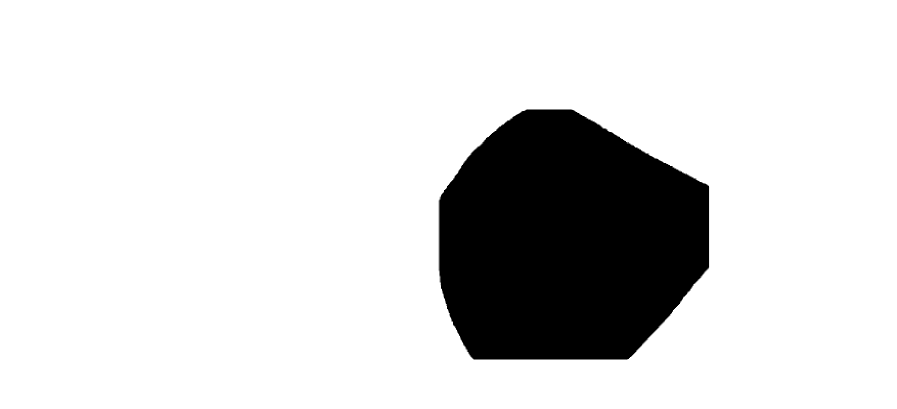
#> input picture data/test2.png, 1793 x 817 px (shown at 1/2 size)
$ python reconstruction_test.py
#> lines starting #> are read from the running program, lines starting #| are printed output that depends on the picture; after the words box and inside, x2 and y2 are one past the last pixel; in counts of white or black regions, pixels touching at a corner belong together
#> further down, img is the input picture: shape (817, 1793, 3); min 0, max 255, mean 217.3
### src/contourDetection.py
import cv2

# [13 lines left out: function contour_detection, not called in this run]

### src/cropping.py
from src.contourDetection import contour_detection
import cv2
from src.geometry import Point

def crop(img, offset = 5, points = None):
    if points is None: points = contour_detection(img)
#> in contour_detection, `_, thresh = cv2.threshold(img, 127, 255, cv2.THRESH_BINARY_INV)`:
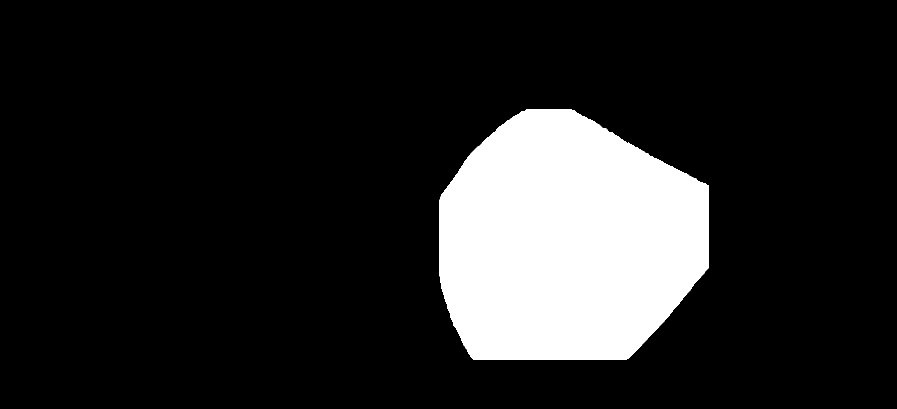
#> thresh: shape (817, 1793) (shown at 1/2 size); 14.8% white; 1 white region
#> in contour_detection, `contours, _ = cv2.findContours( thresh, cv2.RETR_EXTERNAL, cv2.CHAIN_A..`: contours = 1 contour; box (x1, y1, x2, y2) and area: (879, 218, 1418, 720) 215886
#> in contour_detection, `contour = max(contours, key=cv2.contourArea)`: contour = contour of 1817 points, box (x1, y1, x2, y2) (879, 218, 1418, 720), area 215886
#> in contour_detection, `approx = cv2.approxPolyDP(contour, epsilon, True)`: approx = contour of 59 points, box (x1, y1, x2, y2) (879, 218, 1418, 720), area 215916
#> in contour_detection, `points = approx.reshape(-1, 2)`: points = 59 pairs, first value 879 to 1417, second value 218 to 719

    x0, y0 = points[0]
#> x0 = 1043; y0 = 222

    p1 = Point(x0, y0)  # left
    p2 = Point(x0, y0)  # top
    p3 = Point(x0, y0)  # right
    p4 = Point(x0, y0)  # bottom
    for point in points:
        x, y = point
        if x < p1.x: p1 = Point(x, y)
        if y < p2.y: p2 = Point(x, y)
        if x > p3.x: p3 = Point(x, y)
        if y > p4.y: p4 = Point(x, y)
#> this loop made 59 passes
#> (x, y) on passes 1 to 12: (1043, 222), (1038, 228), (1027, 232), (1024, 237), (998, 253), (941, 307), (922, 332), (916, 346), (882, 389), (879, 399), (879, 552), (882, 577)

    p_low = Point(p1.x, p4.y)
    p_high = Point(p3.x, p2.y)

    cropped = img[p_high.y:p_low.y, p_low.x:p_high.x]
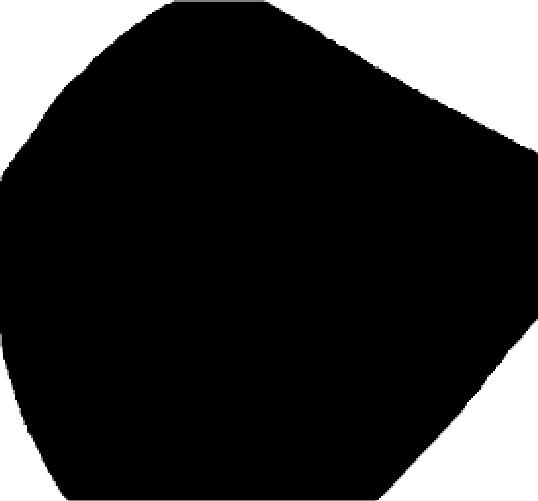
#> cropped: shape (501, 538, 3); min 0, max 255, mean 50.5

    cropped = cv2.copyMakeBorder(
        cropped,
        top=offset,
        bottom=offset,
        left=offset,
        right=offset,
        borderType=cv2.BORDER_CONSTANT,
        value=(255, 255, 255)
    )
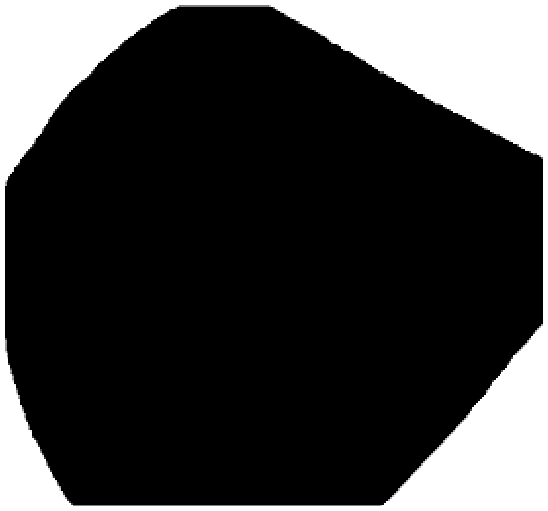
#> cropped: shape (511, 548, 3); min 0, max 255, mean 58.2

    return cropped

# [6 lines that do not run on import are left out]

### src/reconstruction_test.py
import numpy as np, cv2
from contourDetection import contour_detection
from cropping import crop

img = cv2.imread('../data/test2.png')
cropped = crop(img)

voxel_resolution = 128

#resizing

h,w = cropped.shape[:2]
#> h = 511; w = 548

max_side = max(h,w)
#> max_side = 548
scale_coef = max_side / voxel_resolution
#> scale_coef = 4.28

new_w = int(w//scale_coef)
#> new_w = 128
new_h = int(h//scale_coef)
#> new_h = 119
resized = cv2.resize(cropped, (new_w, new_h))

fill_w = (voxel_resolution - new_w)//2
#> fill_w = 0
fill_h = (voxel_resolution - new_h)//2
#> fill_h = 4

resized = cv2.copyMakeBorder(resized, top = fill_h, bottom = fill_h, left = fill_w, right = fill_w, borderType = cv2.BORDER_CONSTANT, value = (255, 255, 255))
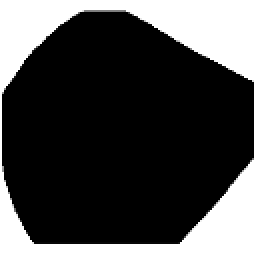
#> resized: shape (127, 128, 3) (shown 2 times larger); min 0, max 255, mean 70.2
resized = cv2.resize(resized, (voxel_resolution, voxel_resolution))
#> resized: shape (128, 128, 3)

$ run again, with data/test1.png copied over data/test2.png
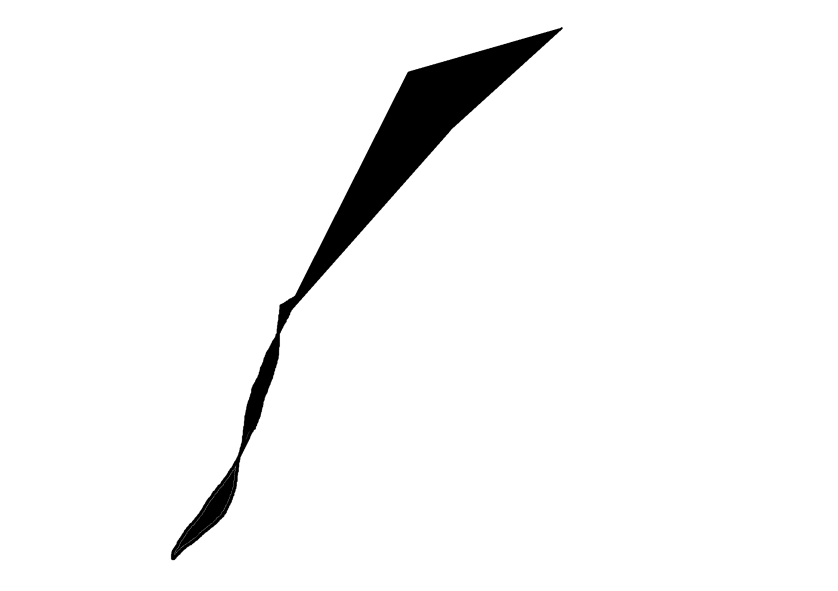
#> input picture data/test1.png, 1675 x 1182 px (shown at 1/2 size)
#> img is the input picture: shape (1182, 1675, 3); min 0, max 255, mean 245.6
#> img: shape (1182, 1675)
#> in contour_detection, `_, thresh = cv2.threshold(img, 127, 255, cv2.THRESH_BINARY_INV)`:
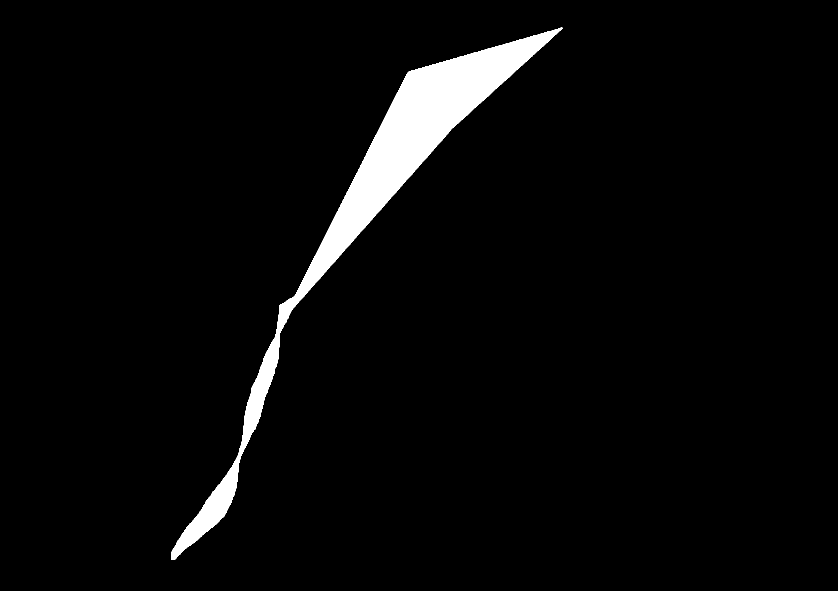
#> thresh: shape (1182, 1675) (shown at 1/2 size); 3.7% white; 1 white region
#> contours = 1 contour; box (x1, y1, x2, y2) and area: (342, 54, 1125, 1120) 71918
#> contour = contour of 2416 points, box (x1, y1, x2, y2) (342, 54, 1125, 1120), area 71918
#> approx = contour of 34 points, box (x1, y1, x2, y2) (343, 54, 1125, 1120), area 71926
#> in contour_detection, `points = approx.reshape(-1, 2)`: points = 34 pairs, first value 343 to 1124, second value 54 to 1119
#> x0 = 1123; y0 = 54
#> the loop in crop, `for point in points:` made 34 passes
#> (x, y) on passes 1 to 8: (1123, 54), (822, 141), (814, 146), (591, 589), (559, 610), (551, 672), (532, 704), (515, 754)
#> `resized = cv2.copyMakeBorder(resized, top = fill_h, bottom = fill_h, l..`:
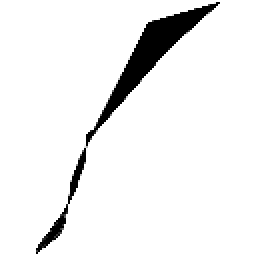
#> resized: shape (128, 128, 3) (shown 2 times larger); min 0, max 255, mean 239.1

$ run again, with data/test.png copied over data/test2.png
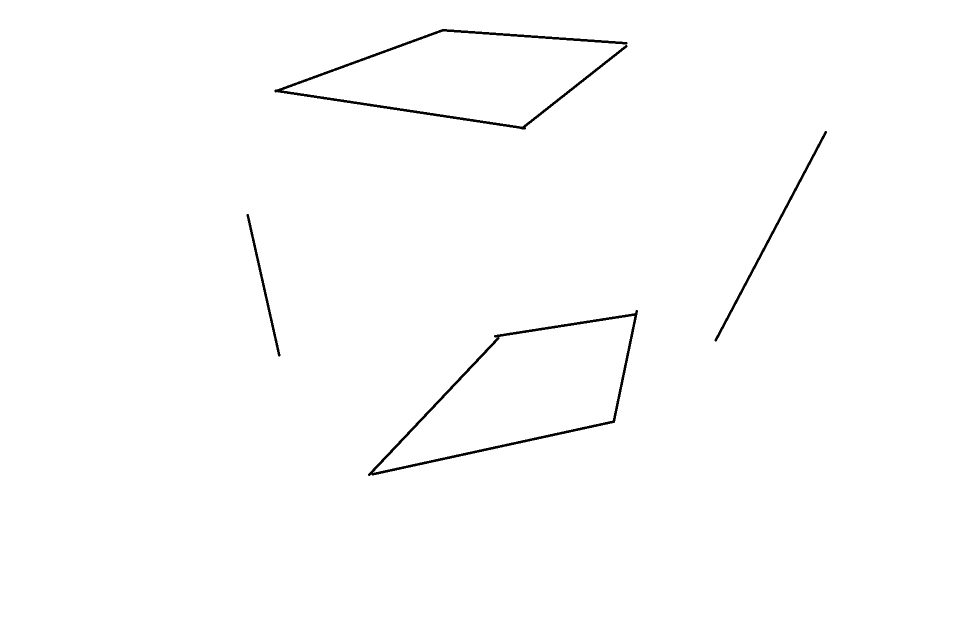
#> input picture data/test.png, 1921 x 1271 px (shown at 1/2 size)
#> img is the input picture: shape (1271, 1921, 3); min 0, max 255, mean 253.1
#> img: shape (1271, 1921)
#> in contour_detection, `_, thresh = cv2.threshold(img, 127, 255, cv2.THRESH_BINARY_INV)`:
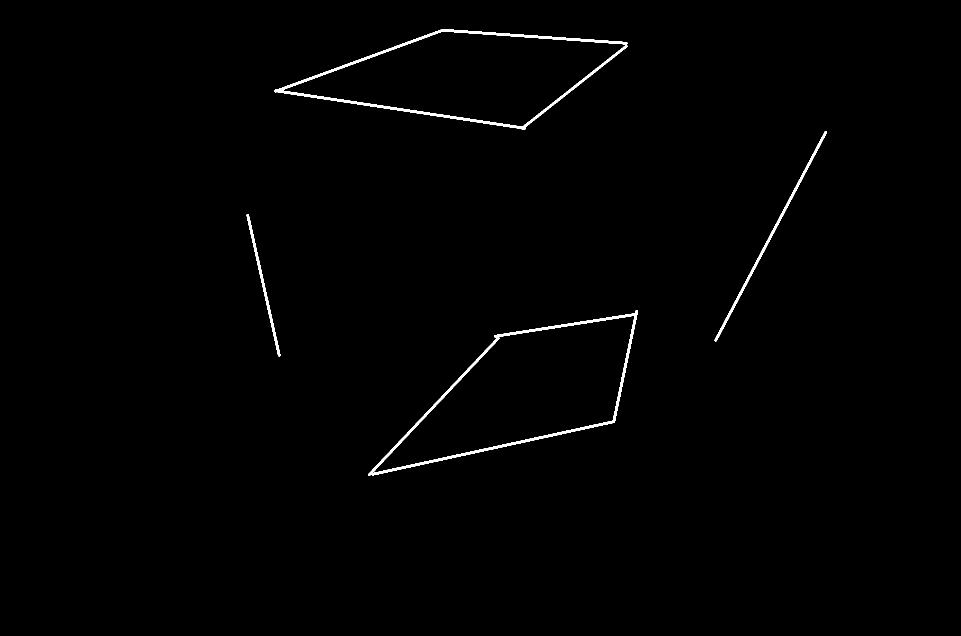
#> thresh: shape (1271, 1921) (shown at 1/2 size); 0.75% white; 4 white regions
#> contours = 4 contours; box (x1, y1, x2, y2) and area: (736, 620, 1276, 952) 85298, (549, 58, 1255, 259) 6010, (1429, 262, 1654, 683) 1954, (493, 428, 561, 713) 1162
#> contour = contour of 1289 points, box (x1, y1, x2, y2) (736, 620, 1276, 952), area 85298
#> approx = contour of 9 points, box (x1, y1, x2, y2) (736, 620, 1276, 951), area 85092
#> in contour_detection, `points = approx.reshape(-1, 2)`: points = [[1275, 621], [1272, 620], [1268, 627], [989, 670], [988, 673], [994, 675], [736, 950], [757, 948], [1228, 845]]
#> x0 = 1275; y0 = 621
#> the loop in crop, `for point in points:` made 9 passes
#> `resized = cv2.resize(resized, (voxel_resolution, voxel_resolution))`:
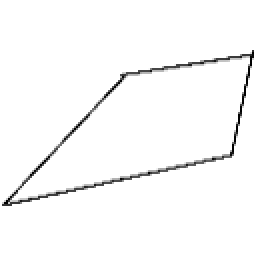
#> resized: shape (128, 128, 3) (shown 2 times larger); min 0, max 255, mean 249
